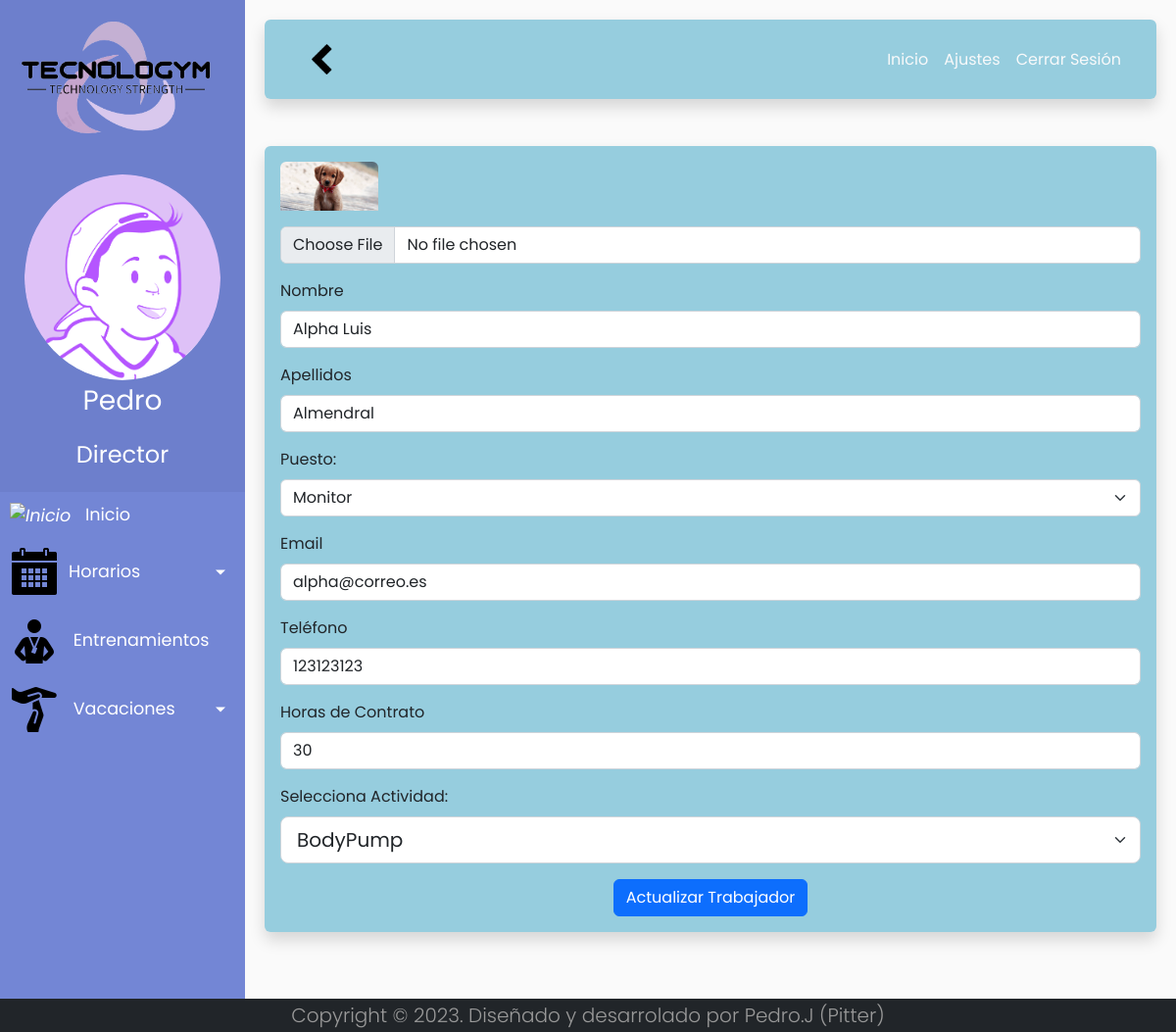
Screenshot of /c_Users/updateWorkers/2 (signed in) with the database file from the repository.
### tables this page shows
CREATE TABLE `person` (
  `id_person` int(11) NOT NULL,
  `name` varchar(70) NOT NULL,
  `lastname` varchar(70) NOT NULL,
  `user` varchar(70) DEFAULT NULL,
  `password` varchar(255) DEFAULT NULL,
  `email` varchar(70) NOT NULL,
  `phone` varchar(9) NOT NULL,
  `avatar` varchar(255) DEFAULT NULL
);

CREATE TABLE `worker` (
  `id_worker` int(11) NOT NULL,
  `id_person` int(11) NOT NULL,
  `hours` int(11) NOT NULL DEFAULT 0
);

### config/core/Controller.php (called while the page is built, shortened)
<?php
abstract class Controller
{
    protected function loadView($view, $params = array())
    {
        return new View($view, $params);
    }
    protected function loadModel($model)
    {
        if (is_file(ROOT . PATH_MODELS . $model . ".php")) {
            return new $model();
        } else {
            throw new Exception("Error, model does not exist");
        }
    }
}
?>

### app/controllers/c_Users.php (called while the page is built, shortened)
<?php
class c_Users extends Controller
{
    private $m_users;
    public function __construct()
    {
        $this->m_users = $this->loadModel("m_Users");
    }
    public function updateWorkers($id_worker)
    {
        $datos["worker"] = $this->m_users->showWorker($id_worker[0]);
        $datos["roles"] = $this->m_users->selectRoles();
        $datos["skills"] = $this->m_users->showSkill();
        $contenido = "v_UpdateWorker";
        $this->loadView($contenido, $datos);
    }
}
?>

### config/core/Model.php (called while the page is built, shortened)
<?php
class Model
{
    private $host = DB_HOST;
    private $user = DB_USER;
    private $pass = DB_PASS;
    private $dbname = DB_NAME;
    private $dbh;
    private $stmt;
    function __construct()
    {
        $dsn = 'mysql:host=' . $this->host . ';dbname=' . $this->dbname;
        $options = array(
            PDO::ATTR_PERSISTENT => true,
            PDO::ATTR_ERRMODE => PDO::ERRMODE_EXCEPTION,
            PDO::MYSQL_ATTR_INIT_COMMAND => 'SET NAMES utf8'
        );
        try {
            $this->dbh = new PDO($dsn, $this->user, $this->pass, $options);
        } catch (PDOException $e) {
            $this->error = $e->getMessage();
        }
    }
    public function consult($query)
    {
        $this->stmt = $this->dbh->prepare($query);
    }
    public function link($param, $value, $type = null)
    {
        if (is_null($type)) {
            switch (true) {
                default:
                    $type = PDO::PARAM_STR;
            }
        }
        $this->stmt->bindValue($param, $value, $type);
    }
    public function launch()
    {
        return $this->stmt->execute();
    }
    public function result()
    {
        $this->launch();
        return $this->stmt->fetchAll(PDO::FETCH_ASSOC);
    }
    public function row()
    {
        $this->launch();
        return $this->stmt->fetch(PDO::FETCH_ASSOC);
    }
}
?>

### app/models/m_Users.php (called while the page is built, shortened)
<?php
class m_Users extends Model
{
    public function showWorker($id_worker)
    {
        $snt = " SELECT * FROM person
        INNER JOIN worker ON person.id_person=worker.id_person
        INNER JOIN worker_type ON worker_type.id_worker=worker.id_worker
        INNER JOIN type ON type.id_type=worker_type.id_type
        WHERE worker.id_worker= :id_worker";
        $this->consult($snt);
        $this->link(":id_worker", $id_worker);
        return $this->row();
    }
    public function showSkill()
    {
        $snt = "SELECT name_skill, id_skill FROM skill";
        $this->consult($snt);
        return $this->result();
    }
}

### app/views/v_UpdateWorker.php (the view, shortened to what this page needs)
<div class="row-6 fondo-2 shadow p-3 mb-5 rounded">
    <form action="<?= BASE_URL . 'c_Users/updateWorker/' . $worker['id_worker'] ?>" method="post" enctype="multipart/form-data">
        <div class="mb-3">
            <img src="<?= BASE_URL . IMG_URL . $worker['avatar'] ?>"  width="100" class="img-fluid rounded-top mb-3">
            <input type="file" class="form-control" name="addImg" aria-describedby="helpId">
        </div>
        <div class="mb-3">
            <label for="updateName" class="form-label">Nombre</label>
            <input type="text" class="form-control" name="updateName" aria-describedby="helpId" value="<?= $worker['name'] ?>">
        </div>
        <div class="mb-3">
            <label for="updateLastname" class="form-label">Apellidos</label>
            <input type="text" class="form-control" name="updateLastname" aria-describedby="helpId" value="<?= $worker['lastname'] ?>">
        </div>
        <div class="mb-3">
            <label for="updateRole" class="form-label">Puesto:</label>
            <select class="form-select" name="updateRole">
                <option selected value="3">Monitor</option>
            </select>
        </div>
        <div class="mb-3">
            <label for="updateEmail" class="form-label">Email</label>
            <input type="text" class="form-control" name="updateEmail" aria-describedby="helpId" value="<?= $worker['email'] ?>">
        </div>
        <div class="mb-3">
            <label for="updatePhone" class="form-label">Teléfono</label>
            <input type="text" class="form-control" name="updatePhone" aria-describedby="helpId" value="<?= $worker['phone'] ?>">
        </div>
        <div class="mb-3">
            <label for="updateHours" class="form-label">Horas de Contrato</label>
            <input type="text" class="form-control" name="updateHours" aria-describedby="helpId" value="<?= $worker['hours'] ?>">
        </div>
        <div class="mb-3">
            <label for="addWorkerSkill" class="form-label">Selecciona Actividad:</label>
            <select id="addWorkerSkill" class="form-select form-select-lg" name="addWorkerSkill">
                <?php foreach ($skills as $skill => $value) {
                    var_dump($skills);
                    echo "<option value='" . $value['id_skill'] . "'>" . $value['name_skill'] . "</option>";
                }; ?>
            </select>
        </div>
        <div class="d-flex justify-content-around ">
            <button type="submit" class="btn btn-primary">Actualizar Trabajador</button>
        </div>
    </form>
</div>

### app/views/css/v_index.css (style rules this page uses)
body { font-family: "Poppins", sans-serif; background: #fafafa; }
.fondo-2 { background-color: #289bbe7a; }

### rows the page displays
person: avatar (picture), updateName "Alpha Luis", updateLastname "Almendral", updateEmail "alpha@correo.es", updatePhone "123123123", updateHours "30"

### other values shown
$_SESSION['session']['name'] "Pedro"
$_SESSION['session']['role'] "Director"
form field addWorkerSkill "BodyPump"
